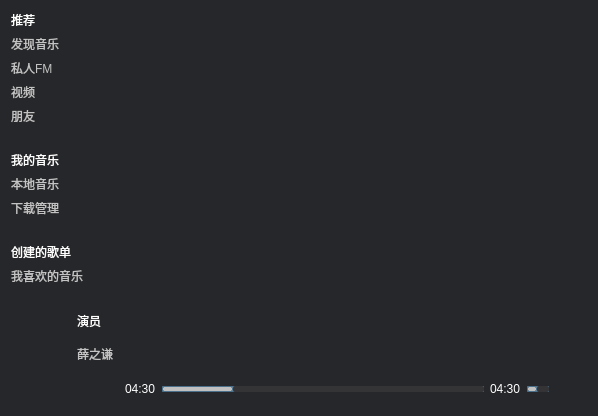
<?xml version="1.0" encoding="UTF-8"?>
<ui version="4.0">
 <class>MainWidget</class>
 <widget class="QWidget" name="MainWidget">
  <property name="geometry">
   <rect>
    <x>0</x>
    <y>0</y>
    <width>598</width>
    <height>416</height>
   </rect>
  </property>
  <property name="windowTitle">
   <string>MainWidget</string>
  </property>
  <property name="styleSheet">
   <string notr="true">background-color: #26272a;</string>
  </property>
  <layout class="QVBoxLayout" name="verticalLayout_2">
   <item>
    <layout class="QHBoxLayout" name="horizontalLayout_2" stretch="1,1,150">
     <item>
      <layout class="QVBoxLayout" name="verticalLayout">
       <item>
        <widget class="QLabel" name="label_3">
         <property name="styleSheet">
          <string notr="true">QLabel{
	color:white;
	text-algn:right;
}</string>
         </property>
         <property name="text">
          <string>推荐</string>
         </property>
        </widget>
       </item>
       <item>
        <widget class="QPushButton" name="pushButton">
         <property name="styleSheet">
          <string notr="true">QPushButton{
color:#c3c3c3;
border:0px;

background-color:#26272a;
text-align: left;
}
QPushButton:hover{
color:white;
border:0px;

background-color:#404246;
text-align: left;
}</string>
         </property>
         <property name="text">
          <string>发现音乐</string>
         </property>
         <property name="icon">
          <iconset resource="ui.qrc">
           <normaloff>:/images/findMusic.png</normaloff>:/images/findMusic.png</iconset>
         </property>
        </widget>
       </item>
       <item>
        <widget class="QPushButton" name="pushButton_2">
         <property name="styleSheet">
          <string notr="true">QPushButton{
color:#c3c3c3;
border:0px;
background-color:#26272a;
text-align: left;
}
QPushButton:hover{
color:white;
border:0px;
background-color:#404246;
text-align: left;
}</string>
         </property>
         <property name="text">
          <string>私人FM</string>
         </property>
         <property name="icon">
          <iconset resource="ui.qrc">
           <normaloff>:/images/FM.png</normaloff>:/images/FM.png</iconset>
         </property>
        </widget>
       </item>
       <item>
        <widget class="QPushButton" name="pushButton_3">
         <property name="styleSheet">
          <string notr="true">QPushButton{
color:#c3c3c3;
border:0px;
background-color:#26272a;
text-align: left;
}
QPushButton:hover{
color:white;
border:0px;
background-color:#404246;
text-align: left;
}</string>
         </property>
         <property name="text">
          <string>视频</string>
         </property>
         <property name="icon">
          <iconset resource="ui.qrc">
           <normaloff>:/images/video.png</normaloff>:/images/video.png</iconset>
         </property>
        </widget>
       </item>
       <item>
        <widget class="QPushButton" name="pushButton_4">
         <property name="styleSheet">
          <string notr="true">QPushButton{
color:#c3c3c3;
border:0px;
background-color:#26272a;
text-align: left;
}
QPushButton:hover{
color:white;
border:0px;
background-color:#404246;
text-align: left;
}</string>
         </property>
         <property name="text">
          <string>朋友</string>
         </property>
         <property name="icon">
          <iconset resource="ui.qrc">
           <normaloff>:/images/friends.png</normaloff>:/images/friends.png</iconset>
         </property>
        </widget>
       </item>
       <item>
        <spacer name="horizontalSpacer">
         <property name="orientation">
          <enum>Qt::Horizontal</enum>
         </property>
         <property name="sizeHint" stdset="0">
          <size>
           <width>40</width>
           <height>20</height>
          </size>
         </property>
        </spacer>
       </item>
       <item>
        <widget class="QLabel" name="label_4">
         <property name="styleSheet">
          <string notr="true">QLabel{
	color:white;
	text-algn:right;
}</string>
         </property>
         <property name="text">
          <string>我的音乐</string>
         </property>
        </widget>
       </item>
       <item>
        <widget class="QPushButton" name="pushButton_5">
         <property name="styleSheet">
          <string notr="true">QPushButton{
color:#c3c3c3;
border:0px;
background-color:#26272a;
text-align: left;
}
QPushButton:hover{
color:white;
border:0px;
background-color:#404246;
text-align: left;
}</string>
         </property>
         <property name="text">
          <string>本地音乐</string>
         </property>
         <property name="icon">
          <iconset resource="ui.qrc">
           <normaloff>:/images/localMusic.png</normaloff>:/images/localMusic.png</iconset>
         </property>
        </widget>
       </item>
       <item>
        <widget class="QPushButton" name="pushButton_6">
         <property name="styleSheet">
          <string notr="true">QPushButton{
color:#c3c3c3;
border:0px;
background-color:#26272a;
text-align: left;
}
QPushButton:hover{
color:white;
border:0px;
background-color:#404246;
text-align: left;
}</string>
         </property>
         <property name="text">
          <string>下载管理</string>
         </property>
         <property name="icon">
          <iconset resource="ui.qrc">
           <normaloff>:/images/download.png</normaloff>:/images/download.png</iconset>
         </property>
        </widget>
       </item>
       <item>
        <spacer name="horizontalSpacer_2">
         <property name="orientation">
          <enum>Qt::Horizontal</enum>
         </property>
         <property name="sizeHint" stdset="0">
          <size>
           <width>40</width>
           <height>20</height>
          </size>
         </property>
        </spacer>
       </item>
       <item>
        <widget class="QLabel" name="label_5">
         <property name="styleSheet">
          <string notr="true">QLabel{
	color:white;
	text-algn:right;
}</string>
         </property>
         <property name="text">
          <string>创建的歌单</string>
         </property>
        </widget>
       </item>
       <item>
        <widget class="QPushButton" name="pushButton_7">
         <property name="styleSheet">
          <string notr="true">QPushButton{
color:#c3c3c3;
border:0px;

background-color:#26272a;
text-align: left;
}
QPushButton:hover{
color:white;
border:0px;

background-color:#404246;
text-align: left;
}</string>
         </property>
         <property name="text">
          <string>我喜欢的音乐</string>
         </property>
         <property name="icon">
          <iconset resource="ui.qrc">
           <normaloff>:/images/likes.png</normaloff>:/images/likes.png</iconset>
         </property>
        </widget>
       </item>
       <item>
        <spacer name="verticalSpacer">
         <property name="orientation">
          <enum>Qt::Vertical</enum>
         </property>
         <property name="sizeHint" stdset="0">
          <size>
           <width>20</width>
           <height>40</height>
          </size>
         </property>
        </spacer>
       </item>
       <item>
        <layout class="QGridLayout" name="gridLayout">
         <item row="0" column="0" rowspan="2">
          <widget class="QPushButton" name="pushButton_10">
           <property name="styleSheet">
            <string notr="true">QPushButton{
border-image: url(:/images/music_img.png);
border:0px;
width:60px;
height:60px;
}
QPushButton:hover{
border-image: url(:/images/music_img.png);
image: url(:/UI/images/resize_l.png);
border:0px;
width:60px;
height:60px;
}</string>
           </property>
           <property name="text">
            <string/>
           </property>
          </widget>
         </item>
         <item row="0" column="1" colspan="2">
          <widget class="QLabel" name="label_6">
           <property name="styleSheet">
            <string notr="true">QLabel{
	color:white;
}</string>
           </property>
           <property name="text">
            <string>演员</string>
           </property>
          </widget>
         </item>
         <item row="0" column="3">
          <spacer name="horizontalSpacer_4">
           <property name="orientation">
            <enum>Qt::Horizontal</enum>
           </property>
           <property name="sizeHint" stdset="0">
            <size>
             <width>30</width>
             <height>21</height>
            </size>
           </property>
          </spacer>
         </item>
         <item row="0" column="4">
          <widget class="QPushButton" name="pushButton_8">
           <property name="styleSheet">
            <string notr="true">QPushButton{
border:0px;
width:24px;
height:24px;
border-image: url(:/images/like_normal.png);
background-color:transparent;
}
QPushButton:hover{
border:0px;
width:24px;
height:24px;
border-image: url(/images/like_hover.png);
background-color:transparent;
}
QPushButton:pressed{
border:0px;
width:24px;
height:24px;
border-image: url(/images/like_pressed.png);
background-color:transparent;
}</string>
           </property>
           <property name="text">
            <string/>
           </property>
          </widget>
         </item>
         <item row="1" column="1">
          <widget class="QLabel" name="label_7">
           <property name="styleSheet">
            <string notr="true">QLabel{
	color:#c3c3c3;

}</string>
           </property>
           <property name="text">
            <string>薛之谦</string>
           </property>
          </widget>
         </item>
         <item row="1" column="2" colspan="2">
          <spacer name="horizontalSpacer_3">
           <property name="orientation">
            <enum>Qt::Horizontal</enum>
           </property>
           <property name="sizeHint" stdset="0">
            <size>
             <width>40</width>
             <height>20</height>
            </size>
           </property>
          </spacer>
         </item>
         <item row="1" column="4">
          <widget class="QPushButton" name="pushButton_9">
           <property name="styleSheet">
            <string notr="true">QPushButton{
border:0px;
width:24px;
height:24px;
border-image: url(:/images/share_normal.png);
background-color:transparent;
}
QPushButton:hover{
border:0px;
width:24px;
height:24px;
border-image: url(:/images/share_hover.png);
background-color:transparent;
}
</string>
           </property>
           <property name="text">
            <string/>
           </property>
          </widget>
         </item>
        </layout>
       </item>
      </layout>
     </item>
     <item>
      <spacer name="horizontalSpacer_5">
       <property name="orientation">
        <enum>Qt::Horizontal</enum>
       </property>
       <property name="sizeHint" stdset="0">
        <size>
         <width>40</width>
         <height>20</height>
        </size>
       </property>
      </spacer>
     </item>
     <item>
      <widget class="QGraphicsView" name="graphicsView">
       <property name="styleSheet">
        <string notr="true">QGraphicsView{
border:0px;
}</string>
       </property>
      </widget>
     </item>
    </layout>
   </item>
   <item>
    <layout class="QHBoxLayout" name="horizontalLayout">
     <item>
      <widget class="QPushButton" name="pause_3">
       <property name="autoFillBackground">
        <bool>false</bool>
       </property>
       <property name="styleSheet">
        <string notr="true">QPushButton{
	color:#c3c3c3;
	border:0px;
	width:32px;
	height:32px;
	border-image: url(:/images/lastOne_normal.png);
	background-color:transparent;

}
QPushButton:hover{
	color:white;
	border:0px;
	width:32px;
	height:32px;
	border-image: url(:/images/lastOne_hover.png);
	background-color:transparent;

}</string>
       </property>
       <property name="text">
        <string/>
       </property>
       <property name="iconSize">
        <size>
         <width>32</width>
         <height>32</height>
        </size>
       </property>
       <property name="autoExclusive">
        <bool>false</bool>
       </property>
       <property name="flat">
        <bool>false</bool>
       </property>
      </widget>
     </item>
     <item>
      <widget class="QPushButton" name="pause">
       <property name="autoFillBackground">
        <bool>false</bool>
       </property>
       <property name="styleSheet">
        <string notr="true">QPushButton{
	color:#c3c3c3;
	border:0px;
	width:32px;
	height:32px;
	border-image: url(:/images/play_normal.png);
	background-color:transparent;

}
QPushButton:hover{
	color:white;
	border:0px;
	width:32px;
	height:32px;
	border-image: url(:/images/play_hover.png);
	background-color:transparent;

}</string>
       </property>
       <property name="text">
        <string/>
       </property>
       <property name="autoExclusive">
        <bool>false</bool>
       </property>
       <property name="flat">
        <bool>false</bool>
       </property>
      </widget>
     </item>
     <item>
      <widget class="QPushButton" name="pause_2">
       <property name="autoFillBackground">
        <bool>false</bool>
       </property>
       <property name="styleSheet">
        <string notr="true">QPushButton{
	color:#c3c3c3;
	border:0px;
	width:32px;
	height:32px;
	border-image: url(:/images/nextOne_normal.png);
	background-color:transparent;

}
QPushButton:hover{
	color:white;
	border:0px;
	width:32px;
	height:32px;
	border-image: url(:/images/nextOne_hover.png);
	background-color:transparent;

}</string>
       </property>
       <property name="text">
        <string/>
       </property>
       <property name="iconSize">
        <size>
         <width>32</width>
         <height>32</height>
        </size>
       </property>
       <property name="autoExclusive">
        <bool>false</bool>
       </property>
       <property name="flat">
        <bool>false</bool>
       </property>
      </widget>
     </item>
     <item>
      <widget class="QLabel" name="label">
       <property name="styleSheet">
        <string notr="true">QLabel{
	color:white;
	width:32px;
	height:32px;
	text-algn:right;
}</string>
       </property>
       <property name="text">
        <string>04:30</string>
       </property>
      </widget>
     </item>
     <item>
      <widget class="QSlider" name="horizontalSlider_2">
       <property name="styleSheet">
        <string notr="true">QSlider{
	width:400px;
	height:32px;
}
QSlider::groove:horizontal {
border: 1px solid #4A708B;
background: #C0C0C0;
height: 4px;
border-radius: 1px;
padding-left:-1px;
padding-right:-1px;
} 
QSlider::sub-page:horizontal {
background: qlineargradient(x1:0, y1:0, x2:0, y2:1, 
    stop:0 #B1B1B1, stop:1 #c4c4c4);
background: qlineargradient(x1: 0, y1: 0.2, x2: 1, y2: 1,
    stop: 0 #e4231f, stop: 1 #e4231f);
border: 1px solid #4A708B;
height: 10px;
border-radius: 2px;
}
QSlider::handle:horizontal 
{
    background: qradialgradient(spread:pad, cx:0.5, cy:0.5, radius:0.2, fx:0.5, fy:0.5, 
    stop:0.6 red, stop:0.778409 rgba(255, 255, 255, 255));
    width: 16px;
    margin-top: -6px;
    margin-bottom: -6px;
    border-radius: 8px;
} 
QSlider::add-page:horizontal {
background: #343436;
border: 0px solid #777;
height: 10px;
border-radius: 2px;
}
QSlider::handle:horizontal:hover {
    background: qradialgradient(spread:pad, cx:0.5, cy:0.5, radius:0.3, fx:0.5, fy:0.5, stop:0.6 red, 
    stop:0.778409 rgba(255, 255, 255, 255));
 
    width: 16px;
    margin-top: -6px;
    margin-bottom: -6px;
    border-radius: 8px;
}
QSlider::sub-page:horizontal:disabled {
background: #00009C;
border-color: #999;
}
 
QSlider::add-page:horizontal:disabled {
background: #eee;
border-color: #999;
}
QSlider::handle:horizontal:disabled {
background: #eee;
border: 1px solid #aaa;
border-radius: 4px;
}</string>
       </property>
       <property name="value">
        <number>20</number>
       </property>
       <property name="orientation">
        <enum>Qt::Horizontal</enum>
       </property>
      </widget>
     </item>
     <item>
      <widget class="QLabel" name="label_2">
       <property name="styleSheet">
        <string notr="true">QLabel{
	color:white;
	width:32px;
	height:32px;
	text-algn:right;
}</string>
       </property>
       <property name="text">
        <string>04:30</string>
       </property>
      </widget>
     </item>
     <item>
      <widget class="QSlider" name="horizontalSlider_3">
       <property name="enabled">
        <bool>true</bool>
       </property>
       <property name="styleSheet">
        <string notr="true">QSlider{
	width:100px;
	height:32px;
}
QSlider::groove:horizontal {
border: 1px solid #4A708B;
background: #C0C0C0;
height: 4px;
border-radius: 1px;
padding-left:-1px;
padding-right:-1px;
} 
QSlider::sub-page:horizontal {
background: qlineargradient(x1:0, y1:0, x2:0, y2:1, 
    stop:0 #B1B1B1, stop:1 #c4c4c4);
background: qlineargradient(x1: 0, y1: 0.2, x2: 1, y2: 1,
    stop: 0 #e4231f, stop: 1 #e4231f);
border: 1px solid #4A708B;
height: 10px;
border-radius: 2px;
}
QSlider::handle:horizontal 
{
    background: qradialgradient(spread:pad, cx:0.5, cy:0.5, radius:0.2, fx:0.5, fy:0.5, 
    stop:0.6 red, stop:0.778409 rgba(255, 255, 255, 255));
    width: 16px;
    margin-top: -6px;
    margin-bottom: -6px;
    border-radius: 8px;
} 
QSlider::add-page:horizontal {
background: #343436;
border: 0px solid #777;
height: 10px;
border-radius: 2px;
}
QSlider::handle:horizontal:hover {
    background: qradialgradient(spread:pad, cx:0.5, cy:0.5, radius:0.3, fx:0.5, fy:0.5, stop:0.6 red, 
    stop:0.778409 rgba(255, 255, 255, 255));
 
    width: 16px;
    margin-top: -6px;
    margin-bottom: -6px;
    border-radius: 8px;
}
QSlider::sub-page:horizontal:disabled {
background: #00009C;
border-color: #999;
}
 
QSlider::add-page:horizontal:disabled {
background: #eee;
border-color: #999;
}
QSlider::handle:horizontal:disabled {
background: #eee;
border: 1px solid #aaa;
border-radius: 4px;
}</string>
       </property>
       <property name="value">
        <number>20</number>
       </property>
       <property name="orientation">
        <enum>Qt::Horizontal</enum>
       </property>
      </widget>
     </item>
     <item>
      <widget class="QPushButton" name="pause_4">
       <property name="styleSheet">
        <string notr="true">QPushButton{
	color:#c3c3c3;
	border:0px;
	width:32px;
	height:32px;
	border-image: url(:/images/lyric_normal.png);
	background-color:transparent;

}
QPushButton:hover{
	color:white;
	border:0px;
	width:32px;
	height:32px;
	border-image: url(:/images/lyric_hover.png);
	background-color:transparent;

}</string>
       </property>
       <property name="text">
        <string/>
       </property>
      </widget>
     </item>
    </layout>
   </item>
  </layout>
 </widget>
 <resources>
  <include location="ui.qrc"/>
 </resources>
 <connections/>
</ui>
